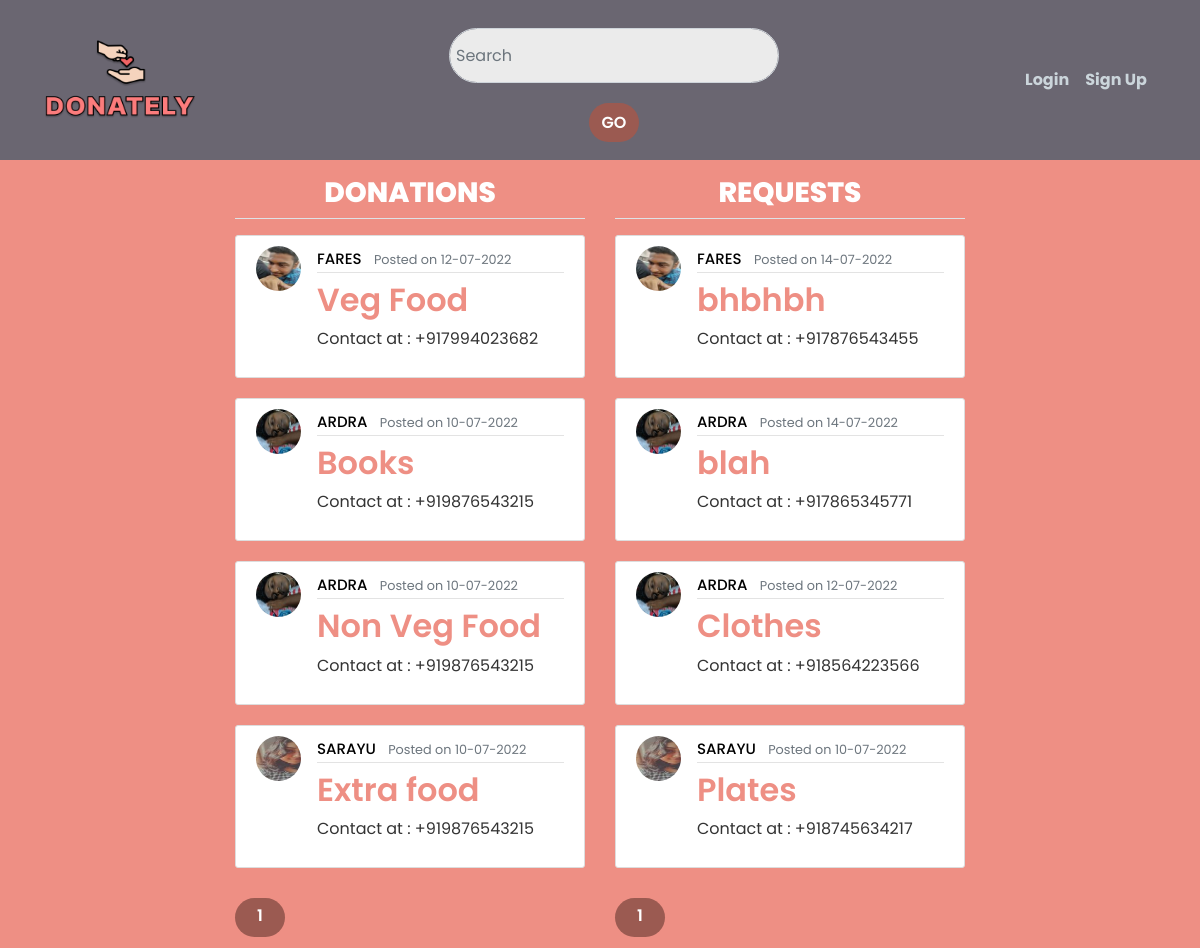
The page /home on the database its author committed.
### project/models.py (models this page shows, shortened)
class Post(db.Model):
    id = db.Column(db.Integer, primary_key=True)
    title = db.Column(db.String(120), nullable=False)
    date_posted = db.Column(db.DateTime, nullable=False, default=datetime.utcnow)
    expiry_date = db.Column(db.DateTime)
    content = db.Column(db.Text, nullable=False)
    contact = db.Column(db.String(15), nullable=False)
    location = db.Column(db.String(120), nullable=False)
    type = db.Column(db.String(50), nullable=False)
    img_file = db.Column(db.String(20),default='default.jpg')
    user_id = db.Column(db.Integer, db.ForeignKey('user.id'), nullable=False)

class User(db.Model, UserMixin):
    id = db.Column(db.Integer, primary_key=True)
    username = db.Column(db.String(20), unique=True, nullable=False)
    email = db.Column(db.String(120), unique=True, nullable=False)
    image_file = db.Column(db.String(20), nullable=False, default='default.jpg')
    password = db.Column(db.String(60), nullable=False)
    posts = db.relationship('Post', backref='author', lazy = True)

### project/routes.py (the view)
@app.route("/")
@app.route("/home")
def home():
    form = SearchForm()
    page = request.args.get('page', 1, type=int)
    posts = Post.query.order_by(Post.date_posted.desc()).paginate(page=page, per_page=15)
    return render_template("home.html", posts=posts, form=form)

### project/forms.py
class SearchForm(FlaskForm):
    item = StringField('item', validators=[DataRequired()])
    submit = SubmitField('submit')

### project/templates/home.html
{% extends "layout.html" %}
{% block content %}
<div class="row">
  <div class="col-md-6">
    <center><h3 class="article-t">DONATIONS</h3></center>
    <div class="border-top pt-3"></div>
    {% for post in posts.items %}
    {% if post.type=='1' %}
      <article class="media content-section">
          <img class="rounded-circle article-img" src="{{ url_for('static', filename='profile_pics/' + post.author.image_file) }}">
          <div class="media-body">
            <div class="article-metadata">
              <a class="mr-2 links" href="{{ url_for('user_posts', username=post.author.username) }}">{{ post.author.username }}</a>
              <small class="text-muted">Posted on {{ post.date_posted.strftime('%d-%m-%Y') }}</small>
            </div>
            <h2><a class="article-title" href="{{ url_for('post', post_id=post.id) }}">{{ post.title }}</a></h2>
            <p class="article-content">Contact at : +91{{ post.contact }}</p>
          </div>
      </article>
    {% endif %}
    {% endfor %}
    {% for page_num in posts.iter_pages(left_edge=1, right_edge=1, left_current=1, right_current=2) %}
      {% if page_num %}
        {% if posts.page == page_num %}
          <a class="btn btn-light paginate" href="{{ url_for('home', page=page_num) }}">{{ page_num }}</a>
        {% else %}
          <a class="btn btn-secondary paginate" href="{{ url_for('home', page=page_num) }}">{{ page_num }}</a>
        {% endif %}
      {% else %}
        ...
      {% endif %}
    {% endfor %}
  </div>
  <div class="col-md-6">
    <center><h3 class="article-t">REQUESTS</h3></center><div class="border-top pt-3">
    {% for post in posts.items %}
    {% if post.type=='2' %}
      <article class="media content-section">
          <img class="rounded-circle article-img" src="{{ url_for('static', filename='profile_pics/' + post.author.image_file) }}">
          <div class="media-body">
            <div class="article-metadata">
              <a class="mr-2 links" href="{{ url_for('user_posts', username=post.author.username) }}">{{ post.author.username }}</a>
              <small class="text-muted">Posted on {{ post.date_posted.strftime('%d-%m-%Y') }}</small>
            </div>
            <h2><a class="article-title" href="{{ url_for('post', post_id=post.id) }}">{{ post.title }}</a></h2>
            <p class="article-content">Contact at : +91{{ post.contact }}</p>
          </div>
      </article>
    {% endif %}
    {% endfor %}
    {% for page_num in posts.iter_pages(left_edge=1, right_edge=1, left_current=1, right_current=2) %}
      {% if page_num %}
        {% if posts.page == page_num %}
          <a class="btn btn-light paginate" href="{{ url_for('home', page=page_num) }}">{{ page_num }}</a>
        {% else %}
          <a class="btn btn-secondary paginate" href="{{ url_for('home', page=page_num) }}">{{ page_num }}</a>
        {% endif %}
      {% else %}
        ...
      {% endif %}
    {% endfor %}
  </div>
</div>
{% endblock content %}

### project/static/main.css (style rules this page uses)
* { margin: 0; padding: 0; box-sizing: border-box; }
body, input { font-family: "Poppins", sans-serif; }
.btn { width: 100px; background-color: #ee8a7c; border: none; outline: none; height: 39px; border-radius: 49px; color: #fff; text-transform: uppercase; font-weight: 600; margin: 10px 0; cursor: pointer; transition: 0.5s; }
.paginate { width: 50px; background-color: #9b5a51; border: none; outline: none; height: 39px; border-radius: 49px; color: #fff; text-transform: uppercase; font-weight: 600; margin: 10px 0; cursor: pointer; transition: 0.5s; }
body { background: #ee8f84; color: #333333; margin-top: 11rem; }
h1, h2, h3, h4, h5, h6 { color: #444444; }
.h2, h2 { margin-top: 0.5rem; }
.content-section { background: #ffffff; padding: 10px 20px; border: 1px solid #dddddd; border-radius: 3px; margin-bottom: 20px; }
.article-title { margin-top: 10px; margin-bottom: 10px; color: #ee8f84; font-weight: 600; }
.article-content { white-space: pre-line; }
.article-t { white-space: pre-line; color: #ffffff; font-weight: 800; border-radius: 2px; border-color: #3e3232; }
.article-img { height: 45px; width: 45px; margin-right: 16px; }
.article-metadata { padding-top: 1px; padding-bottom: 1px; border-bottom: 1px solid #e3e3e3 }
.links { color: #000000; font-size: 15px; font-weight: 500; text-transform: uppercase; }

### rows shown on the page
Post: image_file (picture), author.username "FARES", date_posted "12-07-2022", title "Veg Food", contact "7994023682"
Post: image_file (picture), author.username "ARDRA", date_posted "10-07-2022", title "Books", contact "9876543215"
Post: image_file (picture), author.username "ARDRA", date_posted "10-07-2022", title "Non Veg Food", contact "9876543215"
Post: image_file (picture), author.username "SARAYU", date_posted "10-07-2022", title "Extra food", contact "9876543215"
Post: image_file (picture), author.username "FARES", date_posted "14-07-2022", title "bhbhbh", contact "7876543455"
Post: image_file (picture), author.username "ARDRA", date_posted "14-07-2022", title "blah", contact "7865345771"
Post: image_file (picture), author.username "ARDRA", date_posted "12-07-2022", title "Clothes", contact "8564223566"
Post: image_file (picture), author.username "SARAYU", date_posted "10-07-2022", title "Plates", contact "8745634217"

### other values the page prints
{{ page_num }} "1"
